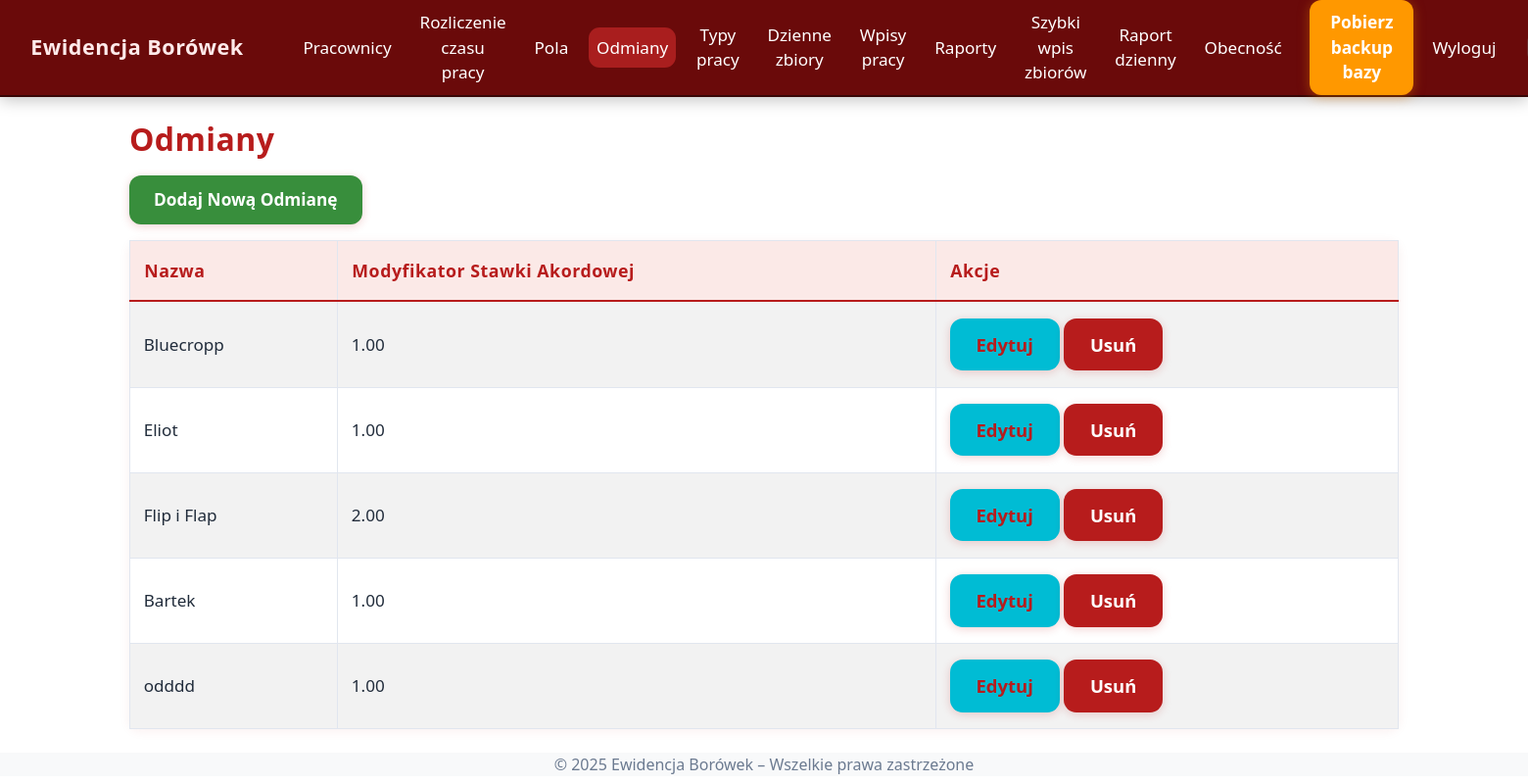
The app's page /varieties (signed in) with its own data.
### models.py (models this page shows)
class BerryVariety(db.Model):
    id = db.Column(db.Integer, primary_key=True)
    name = db.Column(db.String(100), nullable=False)
    piece_rate_modifier = db.Column(db.Float, nullable=False, default=1.0)

### app.py (the view)
@app.route('/varieties')
@login_required
def varieties():
    varieties = BerryVariety.query.all()
    return render_template('varieties.html', varieties=varieties)

### app.py (called while the page is built)
@app.context_processor
def inject_now():
    return {'current_year': datetime.now().year}

@app.context_processor
def inject_now():
    return {'current_year': datetime.now().year}

@login_manager.user_loader
def load_user(user_id):
    return User.query.get(int(user_id))

### templates/varieties.html
{% extends "base.html" %}
{% block content %}
<h2>Odmiany</h2>
<a href="{{ url_for('add_variety') }}" class="btn btn-success mb-3">Dodaj Nową Odmianę</a>
{% if varieties %}
    <table class="table table-striped table-bordered">
        <thead class="thead-dark">
            <tr>
                <th>Nazwa</th>
                <th>Modyfikator Stawki Akordowej</th>
                <th>Akcje</th>
            </tr>
        </thead>
        <tbody>
            {% for variety in varieties %}
            <tr>
                <td>{{ variety.name }}</td>
                <td>{{ "%.2f" | format(variety.piece_rate_modifier) }}</td>
                <td>
                    <a href="{{ url_for('edit_variety', variety_id=variety.id) }}" class="btn btn-sm btn-info">Edytuj</a>
                    <form action="{{ url_for('delete_variety', variety_id=variety.id) }}" method="POST" style="display:inline;" onsubmit="return confirm('Czy na pewno chcesz usunąć tę odmianę?');">
                        <button type="submit" class="btn btn-sm btn-danger">Usuń</button>
                    </form>
                </td>
            </tr>
            {% endfor %}
        </tbody>
    </table>
{% else %}
    <p>Brak odmian do wyświetlenia.</p>
{% endif %}
{% endblock %}

### static/style.css (style rules this page uses)
body { font-family: 'Segoe UI', Tahoma, Geneva, Verdana, sans-serif; background-color: #f8f9fa; color: #343a40; transition: background 0.3s, color 0.3s; }
:root { --bg: #ffffff; --text: #222222; --navbar: #6a0a0a; --footer: #f8f9fa; --tile: #8D0707; --tile-hover: #ad1d1d; --tile-shadow: 0 4px 24px #0002; --tile-glow: 0 0 12px #d32f2f88; }
body { background: var(--bg); color: var(--text); }

### static/custom.css (style rules this page uses)
body { min-height: 100vh; background: linear-gradient(135deg, #b71c1c 0%, #ff5252 100%); color: #23272f; font-family: 'Segoe UI', 'Arial', sans-serif; }
.table, .table-bordered, .table-striped { background: #fff !important; border-radius: 10px !important; box-shadow: 0 2px 12px #b71c1c11; color: #212c3b !important; border: 1px solid #e1e6ef !important; }
.table th, .table td { border: 1px solid #e1e6ef !important; padding: 0.95em 0.8em !important; vertical-align: middle; font-size: 1.07em; color: #212c3b !important; font-weight: 500; background: #fff !important; }
.table thead th { background: #fbe9e7 !important; color: #b71c1c !important; font-size: 1.11em; font-weight: 700; letter-spacing: 0.03em; border-bottom: 2.5px solid #b71c1c !important; }
.table-striped > tbody > tr:nth-of-type(odd) { background-color: #f6fafd !important; }
h1, h2, h3, h4, h5 { color: #b71c1c; font-weight: 800; letter-spacing: 0.4px; margin-bottom: 1.1rem; text-shadow: 0 2px 10px #fff3; }
.btn, button, .btn-primary, .btn-success, .btn-danger, .btn-info, .btn-secondary { border-radius: 0.7em !important; font-weight: 700; font-size: 1.08em; box-shadow: 0 2px 10px #b71c1c33; border: none !important; transition: background 0.15s, color 0.15s, box-shadow 0.09s; padding: 0.7em 1.45em; }
.btn-primary, .btn-danger { background: #b71c1c; color: #fff !important; }
.btn-success { background: #388e3c; color: #fff !important; }
.btn-info { background: #00bcd4; color: #b71c1c !important; }

### templates/base.html (style rules this page uses)
:root { --bg: #ffffff; --text: #222222; --navbar: #6a0a0a; --footer: #f8f9fa; }
body { background: var(--bg); color: var(--text); transition: background 0.3s, color 0.3s; }

### records on screen
BerryVariety: name "Bluecropp", piece_rate_modifier "1.00"
BerryVariety: name "Eliot", piece_rate_modifier "1.00"
BerryVariety: name "Flip i Flap", piece_rate_modifier "2.00"
BerryVariety: name "Bartek", piece_rate_modifier "1.00"
BerryVariety: name "odddd", piece_rate_modifier "1.00"
